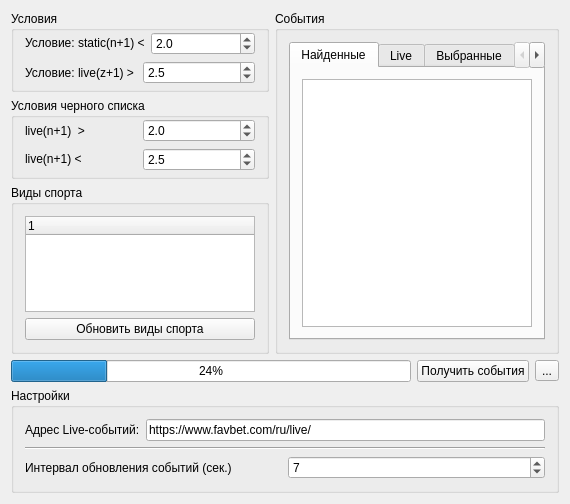
<?xml version="1.0" encoding="UTF-8"?>
<ui version="4.0">
 <class>betParser</class>
 <widget class="QWidget" name="betParser">
  <property name="geometry">
   <rect>
    <x>0</x>
    <y>0</y>
    <width>570</width>
    <height>504</height>
   </rect>
  </property>
  <property name="windowTitle">
   <string>betParser</string>
  </property>
  <layout class="QGridLayout" name="gridLayout">
   <item row="0" column="0">
    <layout class="QVBoxLayout" name="verticalLayout">
     <item>
      <layout class="QHBoxLayout" name="horizontalLayout_2">
       <item>
        <layout class="QVBoxLayout" name="verticalLayout_3">
         <item>
          <widget class="QGroupBox" name="conditionGroupBox">
           <property name="title">
            <string>Условия</string>
           </property>
           <layout class="QGridLayout" name="gridLayout_7">
            <property name="topMargin">
             <number>1</number>
            </property>
            <property name="bottomMargin">
             <number>5</number>
            </property>
            <item row="0" column="0">
             <layout class="QVBoxLayout" name="verticalLayout_5">
              <item>
               <layout class="QHBoxLayout" name="horizontalLayout_5">
                <item>
                 <widget class="QLabel" name="label">
                  <property name="text">
                   <string>Условие: static(n+1) &lt;</string>
                  </property>
                 </widget>
                </item>
                <item>
                 <widget class="QDoubleSpinBox" name="staticConditionSpinBox">
                  <property name="accelerated">
                   <bool>true</bool>
                  </property>
                  <property name="decimals">
                   <number>1</number>
                  </property>
                  <property name="singleStep">
                   <double>0.100000000000000</double>
                  </property>
                  <property name="value">
                   <double>2.000000000000000</double>
                  </property>
                 </widget>
                </item>
               </layout>
              </item>
              <item>
               <layout class="QHBoxLayout" name="horizontalLayout_6">
                <item>
                 <widget class="QLabel" name="label_2">
                  <property name="text">
                   <string>Условие: live(z+1) &gt;</string>
                  </property>
                 </widget>
                </item>
                <item>
                 <widget class="QDoubleSpinBox" name="liveConditionSpinBox">
                  <property name="accelerated">
                   <bool>true</bool>
                  </property>
                  <property name="decimals">
                   <number>1</number>
                  </property>
                  <property name="singleStep">
                   <double>0.100000000000000</double>
                  </property>
                  <property name="value">
                   <double>2.500000000000000</double>
                  </property>
                 </widget>
                </item>
               </layout>
              </item>
             </layout>
            </item>
           </layout>
          </widget>
         </item>
         <item>
          <widget class="QGroupBox" name="groupBox_2">
           <property name="title">
            <string>Условия черного списка</string>
           </property>
           <layout class="QGridLayout" name="gridLayout_10">
            <property name="topMargin">
             <number>1</number>
            </property>
            <property name="bottomMargin">
             <number>5</number>
            </property>
            <item row="0" column="0">
             <layout class="QVBoxLayout" name="verticalLayout_9">
              <item>
               <layout class="QHBoxLayout" name="horizontalLayout_12">
                <item>
                 <widget class="QLabel" name="label_8">
                  <property name="text">
                   <string>live(n+1)  &gt;</string>
                  </property>
                 </widget>
                </item>
                <item>
                 <widget class="QDoubleSpinBox" name="blackListConditionLeftSide">
                  <property name="accelerated">
                   <bool>true</bool>
                  </property>
                  <property name="decimals">
                   <number>1</number>
                  </property>
                  <property name="singleStep">
                   <double>0.100000000000000</double>
                  </property>
                  <property name="value">
                   <double>2.000000000000000</double>
                  </property>
                 </widget>
                </item>
               </layout>
              </item>
              <item>
               <layout class="QHBoxLayout" name="horizontalLayout_13">
                <item>
                 <widget class="QLabel" name="label_9">
                  <property name="text">
                   <string>live(n+1)  &lt;</string>
                  </property>
                 </widget>
                </item>
                <item>
                 <widget class="QDoubleSpinBox" name="blackListConditionRightSide">
                  <property name="accelerated">
                   <bool>true</bool>
                  </property>
                  <property name="decimals">
                   <number>1</number>
                  </property>
                  <property name="singleStep">
                   <double>0.100000000000000</double>
                  </property>
                  <property name="value">
                   <double>2.500000000000000</double>
                  </property>
                 </widget>
                </item>
               </layout>
              </item>
             </layout>
            </item>
           </layout>
          </widget>
         </item>
         <item>
          <widget class="QGroupBox" name="groupBox">
           <property name="title">
            <string>Виды спорта</string>
           </property>
           <layout class="QGridLayout" name="gridLayout_2">
            <item row="1" column="0">
             <widget class="QPushButton" name="pushButton">
              <property name="text">
               <string>Обновить виды спорта</string>
              </property>
             </widget>
            </item>
            <item row="0" column="0">
             <widget class="QTreeWidget" name="treeWidget">
              <column>
               <property name="text">
                <string notr="true">1</string>
               </property>
              </column>
             </widget>
            </item>
           </layout>
          </widget>
         </item>
        </layout>
       </item>
       <item>
        <widget class="QGroupBox" name="groupBox_3">
         <property name="title">
          <string>События</string>
         </property>
         <layout class="QGridLayout" name="gridLayout_3">
          <item row="0" column="0">
           <widget class="QTabWidget" name="Live">
            <property name="currentIndex">
             <number>0</number>
            </property>
            <widget class="QWidget" name="tab_3">
             <attribute name="title">
              <string>Найденные</string>
             </attribute>
             <layout class="QGridLayout" name="gridLayout_5">
              <item row="0" column="0">
               <widget class="QTableWidget" name="tableWidget_2"/>
              </item>
             </layout>
            </widget>
            <widget class="QWidget" name="tab">
             <attribute name="title">
              <string>Live</string>
             </attribute>
             <layout class="QGridLayout" name="gridLayout_6">
              <item row="0" column="0">
               <widget class="QTableWidget" name="tableWidget_3"/>
              </item>
             </layout>
            </widget>
            <widget class="QWidget" name="tab_2">
             <attribute name="title">
              <string>Выбранные</string>
             </attribute>
             <layout class="QGridLayout" name="gridLayout_8">
              <item row="0" column="0">
               <widget class="QTableWidget" name="tableWidget_4"/>
              </item>
             </layout>
            </widget>
            <widget class="QWidget" name="tab_4">
             <attribute name="title">
              <string>Черный список</string>
             </attribute>
             <layout class="QGridLayout" name="gridLayout_4">
              <item row="0" column="0">
               <widget class="QTableWidget" name="tableWidget"/>
              </item>
             </layout>
            </widget>
           </widget>
          </item>
         </layout>
        </widget>
       </item>
      </layout>
     </item>
     <item>
      <layout class="QHBoxLayout" name="horizontalLayout_3">
       <item>
        <widget class="QProgressBar" name="progressBar">
         <property name="value">
          <number>24</number>
         </property>
        </widget>
       </item>
       <item>
        <widget class="QPushButton" name="pushButton_2">
         <property name="text">
          <string>Получить события</string>
         </property>
        </widget>
       </item>
       <item>
        <widget class="QToolButton" name="toolButton">
         <property name="text">
          <string>...</string>
         </property>
        </widget>
       </item>
      </layout>
     </item>
     <item>
      <widget class="QGroupBox" name="groupBox_4">
       <property name="enabled">
        <bool>true</bool>
       </property>
       <property name="styleSheet">
        <string notr="true">display:hide</string>
       </property>
       <property name="title">
        <string>Настройки</string>
       </property>
       <property name="flat">
        <bool>false</bool>
       </property>
       <property name="checkable">
        <bool>false</bool>
       </property>
       <layout class="QGridLayout" name="gridLayout_9">
        <item row="0" column="0">
         <layout class="QVBoxLayout" name="verticalLayout_2">
          <item>
           <layout class="QHBoxLayout" name="horizontalLayout_4">
            <item>
             <widget class="QLabel" name="label_4">
              <property name="text">
               <string>Адрес Live-событий:</string>
              </property>
             </widget>
            </item>
            <item>
             <widget class="QLineEdit" name="pLiveUrlTextEdit">
              <property name="text">
               <string>https://www.favbet.com/ru/live/</string>
              </property>
             </widget>
            </item>
           </layout>
          </item>
          <item>
           <widget class="Line" name="line_2">
            <property name="orientation">
             <enum>Qt::Horizontal</enum>
            </property>
           </widget>
          </item>
          <item>
           <layout class="QHBoxLayout" name="horizontalLayout_7">
            <item>
             <widget class="QLabel" name="label_3">
              <property name="text">
               <string>Интервал обновления событий (сек.)</string>
              </property>
             </widget>
            </item>
            <item>
             <widget class="QSpinBox" name="pRepeatDelayBox">
              <property name="value">
               <number>7</number>
              </property>
             </widget>
            </item>
           </layout>
          </item>
          <item>
           <layout class="QHBoxLayout" name="horizontalLayout_8"/>
          </item>
         </layout>
        </item>
       </layout>
      </widget>
     </item>
    </layout>
   </item>
  </layout>
 </widget>
 <layoutdefault spacing="6" margin="11"/>
 <resources/>
 <connections/>
</ui>
